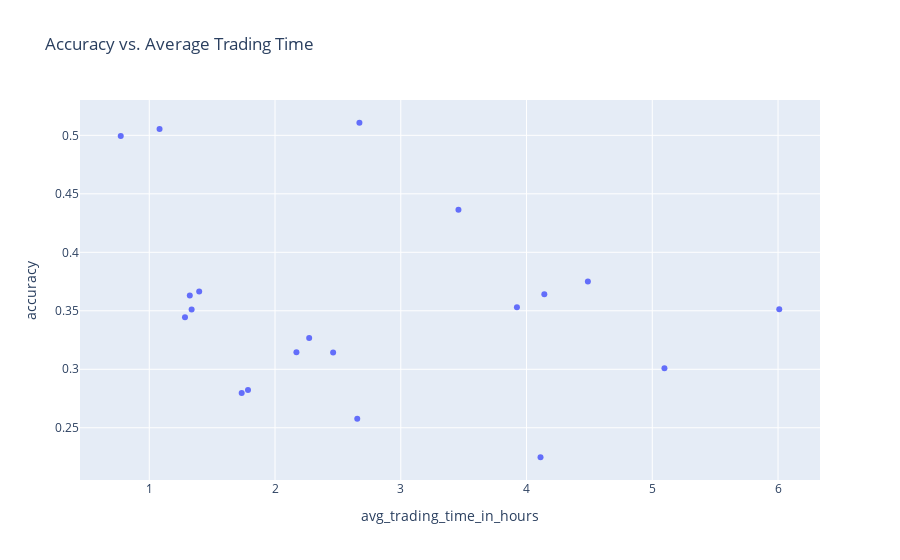

Notebook cell for this chart:
### Markdown cell above
### Scatter Plot of Accuracy vs. Average Trading Time
This scatter plot shows the relationship between the accuracy and the average trading time of each trial. It can help to identify if there is any correlation between these two metrics.

### Code cell
fig = px.scatter(df, x='avg_trading_time_in_hours', y='accuracy', title='Accuracy vs. Average Trading Time')
fig.show()

### Figure 1 — Plotly figure (JSON) as saved in the notebook; plotly's stock layout.template omitted (floating-point values rounded to 4 significant figures)
{"data": [{"hovertemplate": "avg_trading_time_in_hours=%{x}<br>accuracy=%{y}<extra></extra>", "legendgroup": "", "marker": {"color": "#636efa", "symbol": "circle"}, "mode": "markers", "name": "", "orientation": "v", "showlegend": false, "x": [4.111, 2.17, 6.01, 0.7733, 3.924, 2.671, 1.082, 4.142, 4.488, 5.097, 1.284, 1.785, 3.459, 2.272, 1.397, 1.735, 1.322, 2.462, 1.337, 2.654], "xaxis": "x", "y": [0.2248, 0.3145, 0.3514, 0.4994, 0.3529, 0.5108, 0.5054, 0.3642, 0.375, 0.3008, 0.3445, 0.2824, 0.4364, 0.3267, 0.3665, 0.2798, 0.3631, 0.3144, 0.351, 0.2578], "yaxis": "y", "type": "scatter"}], "layout": {"xaxis": {"anchor": "y", "domain": [0.0, 1.0], "title": {"text": "avg_trading_time_in_hours"}}, "yaxis": {"anchor": "x", "domain": [0.0, 1.0], "title": {"text": "accuracy"}}, "legend": {"tracegroupgap": 0}, "title": {"text": "Accuracy vs. Average Trading Time"}}}
